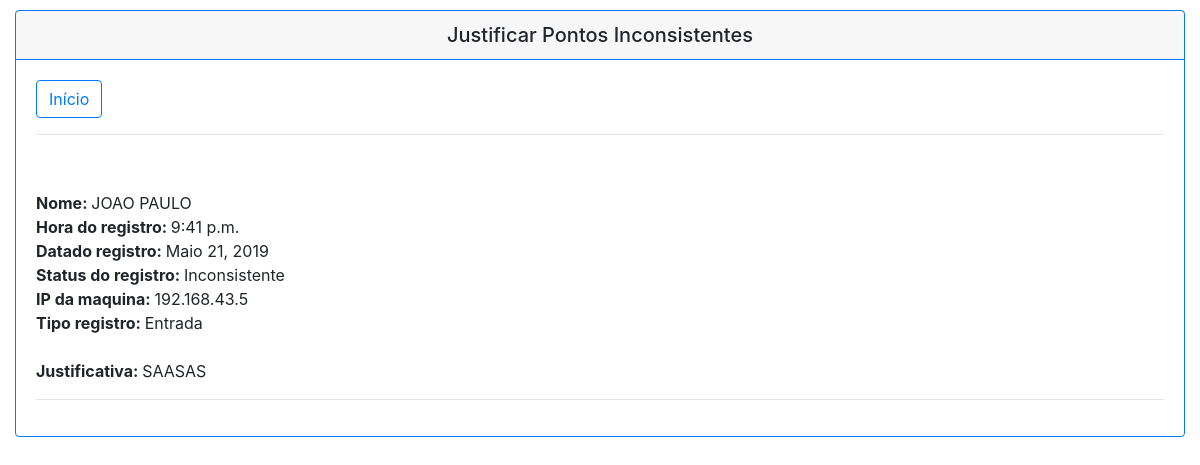
Page /nao/justificados/ (signed in) on the earlier database version.
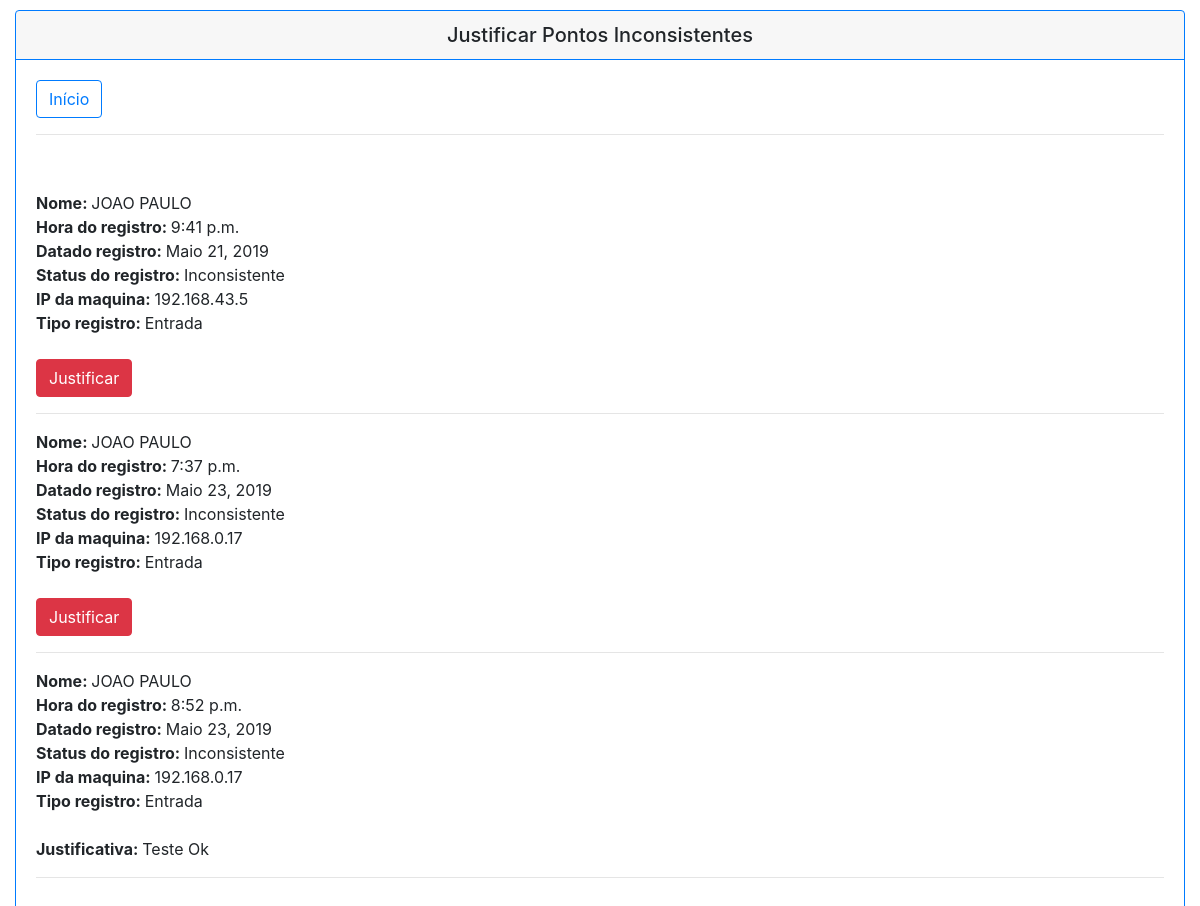
Same page on the later database version.
### app_ponto/models.py (models this page shows, shortened)
class Frequencia(models.Model):
    funcionario = models.ForeignKey(Funcionario, on_delete=models.SET_NULL, blank=True, null=True, verbose_name='Funcionário')
    hora_ponto = models.TimeField('Hora de entrada 1', blank=True, null=True)
    tipo_ponto = models.ForeignKey(TipoPonto, on_delete=models.SET_NULL, blank=True, null=True, verbose_name='Tipo ponto')
    data_resgistro = models.DateField('Data do registro', auto_now_add=True, blank=True, null=True)
    status_ponto = models.ForeignKey(StatusPonto, on_delete=models.SET_NULL, blank=True, null=True, verbose_name='Status ponto')
    ip_registro = models.CharField(max_length=20, default=pegar_ip(), editable=False, blank=True, null=True)
    juntificativa = models.TextField(blank=True, null=True)

class Funcionario(models.Model):
    usuario = models.OneToOneField(User, on_delete=models.SET_NULL, blank=True, null=True, verbose_name='Usuário')
    lider = models.ForeignKey('Funcionario', on_delete=models.SET_NULL, blank=True, null=True, verbose_name='Lider')
    cargo = models.ForeignKey(CargoFuncionario, on_delete=models.SET_NULL, blank=True, null=True, verbose_name='Cargo do funcionário')
    conf_hora = models.ForeignKey(ConfiguracaoHora, on_delete=models.SET_NULL, blank=True, null=True, verbose_name='COnfiguração da hora')
    nome = models.CharField('Nome do funcionário', max_length=128)

class StatusPonto(models.Model):
    descricao = models.CharField('Descrição', max_length=128)
    def __str__(self):
        return self.descricao

class TipoPonto(models.Model):
    descricao = models.CharField('Descrição', max_length=128)
    def __str__(self):
        return self.descricao

### app_ponto/views.py (the view)
# urls.py: path('nao/justificados/', lista_nao_justificados, name='nao_justificados'),
def lista_nao_justificados(request):
    frequencia = Frequencia.objects.all()
    user = request.user
    return render(request, 'app_ponto/nao_justificados.html', {'frequencia': frequencia, 'user': user})

### app_ponto/templates/app_ponto/nao_justificados.html (shortened to what this page needs)
{% if user.is_authenticated %}
<!DOCTYPE html>
<html>
    <head>
        <link rel="stylesheet" href="https://stackpath.bootstrapcdn.com/bootstrap/4.3.1/css/bootstrap.min.css">
    </head>
    <body>
            <div class="container col-md-12" style="margin-top: 10px">
                <div class="card border-primary mb-3">
                    <h5 class="card-header text-center border-primary">Justificar Pontos Inconsistentes</h5>
                    <div class="card-body">
                        <div>
                            <a class="btn btn-outline-primary" href="{% url 'home'%}" role="button">Início</a>
                        </div>
                        <hr>
                        <br>
                            <div>
								    {% for funcionario in frequencia %}
										{% if funcionario.funcionario.usuario == user %}
											{% if funcionario.status_ponto.descricao == "Inconsistente" and funcionario.tipo_ponto.descricao == "Entrada" %}
												<div>
                                                     <b>Nome: </b>{{ funcionario.funcionario.nome }}
                                                     <br>
                                                     <b>Hora do registro: </b>{{ funcionario.hora_ponto }}
													 <br>
                                                     <b>Datado registro: </b>{{ funcionario.data_resgistro }}
                                                     <br>
                                                     <b>Status do registro: </b>{{ funcionario.status_ponto }}
                                                     <br>
                                                     <b>IP da maquina: </b>{{ funcionario.ip_registro }}
                                                     <br>
													 <b>Tipo registro: </b> {{ funcionario.tipo_ponto }}
												 </div>
                                                    <br>
													{% if funcionario.juntificativa != Null and funcionario.juntificativa != '' %}
														<p><b> Justificativa: </b>{{ funcionario.juntificativa }}</p>
													{% else %}
														<a class="btn btn-danger" href="justificar/{{funcionario.pk}}" role="button">Justificar</a>
													{% endif %}
												<hr>
											{% endif %}
										{% endif %}
									{% endfor %}
                            </div>
                    </div>
                </div>
            </div>
    </body>
</html>
{% endif %}

Differences in the rows shown:
changed Frequencia "Maio 21, 2019": juntificativa "SAASAS" → (not shown); text "Justificativa:" → "Justificar"
added Frequencia: funcionario.nome "JOAO PAULO", hora_ponto "7:37 p.m.", data_resgistro "Maio 23, 2019", status_ponto "Inconsistente", ip_registro "192.168.0.17", tipo_ponto "Entrada"
added Frequencia: funcionario.nome "JOAO PAULO", hora_ponto "8:52 p.m.", data_resgistro "Maio 23, 2019", status_ponto "Inconsistente", ip_registro "192.168.0.17", tipo_ponto "Entrada", juntificativa "Teste Ok"
